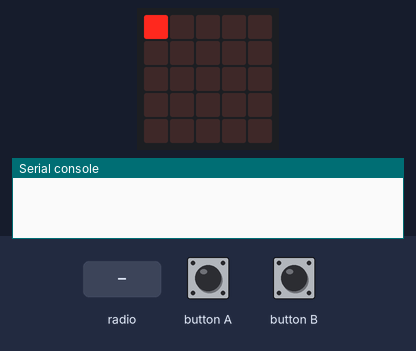
A program run on a simulated BBC micro:bit running MicroPython. Parts: the board's 5×5 LED display, the last lines printed to the serial console. The test bench sets the inputs (shaded band). No radio messages arrive unless stated (any console line starting 'radio sent:' is added by the test bench).

Above: at 1.22 s.
1.3 s: radio message "9" arrives
At 2.6 s:
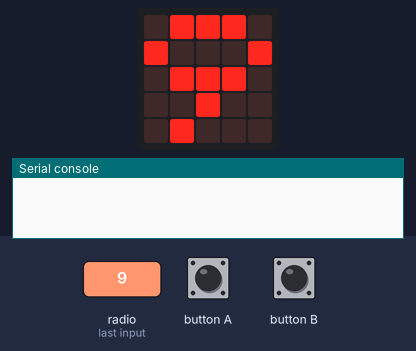
4.3 s: button B pressed for 1 s
At 5.28 s:
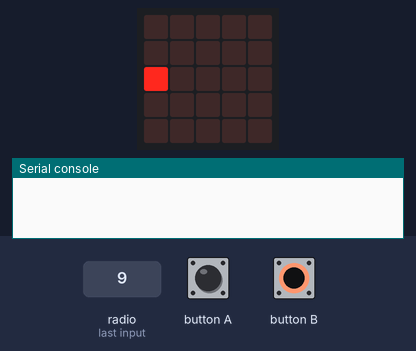
5.9 s: button B pressed for 0.15 s
At 5.91 s:
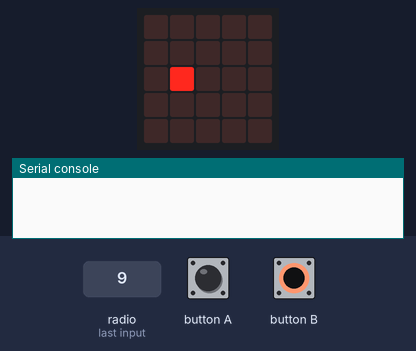
6.6 s: button B pressed for 3.2 s
At 9.81 s:
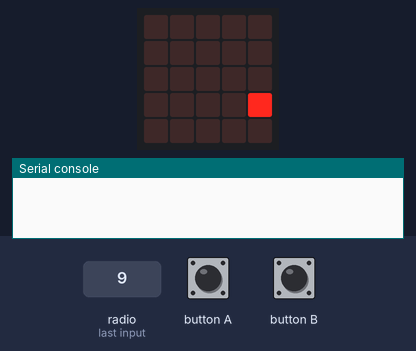
10.4 s: button A pressed for 0.15 s
11.1 s: button B pressed for 0.15 s
At 11.11 s:
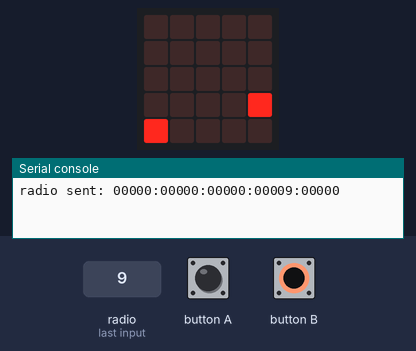

Measured:
- after the input at 1.3 s, the display: changes at once (image 1)
- after the input at 4.3 s, the display: first changes at once (image 2 shows a later state)
- after the input at 5.9 s, the display: changes at once (image 3)
- after the input at 6.6 s, the display: first changes at once (image 4 shows a later state)
- after the input at 11.1 s, the display: changes at once (image 5)

The program:

draw_attack.py
```python
from microbit import *
import radio


def set_bit(screen, position, bit):
    y = int(position / 5)
    x = position % 5
    screen[y][x] = bit
    return screen

def image_str(image):
    return ':'.join([''.join(y) for y in image])

def show_image(image):
    display.show(Image(image_str(image)))

def draw_cursor(position, bit):
    display.set_pixel(position % 5, position // 5, int(bit))

def receive_and_sleep():
    for i in range(256):
        image_str = radio.receive()
        if image_str:
            display.show(Image(image_str))
            sleep(3000)

radio.on()
cursor = 0
screen = [['0'] * 5, ['0'] * 5, ['0'] * 5, ['0'] * 5, ['0'] * 5]
timestamp = 4
while True:
    show_image(screen)
    draw_cursor(cursor, '9')

    receive_and_sleep()
    show_image(screen)
    draw_cursor(cursor, '0')
    receive_and_sleep()


    if button_b.is_pressed():
        cursor += 1
        cursor = cursor % 25

    if button_a.is_pressed() and timestamp > 4:
        if screen[cursor//5][cursor%5] == '9':
            set_bit(screen, cursor, '0')
        else:
            set_bit(screen, cursor, '9')
        timestamp = 0

        radio.send(image_str(screen))
    timestamp += 1
```
